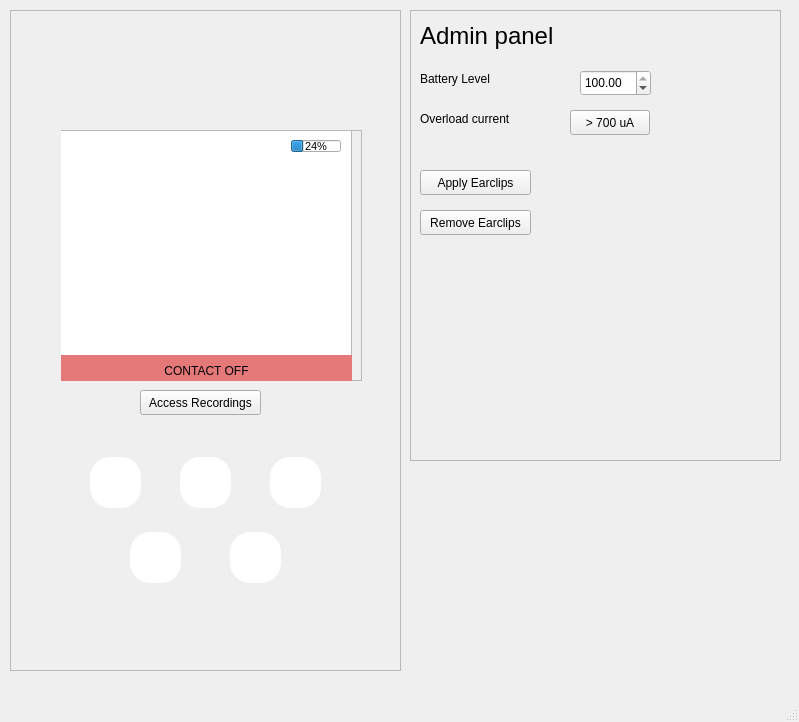
<?xml version="1.0" encoding="UTF-8"?>
<ui version="4.0">
 <class>MainWindow</class>
 <widget class="QMainWindow" name="MainWindow">
  <property name="geometry">
   <rect>
    <x>0</x>
    <y>0</y>
    <width>799</width>
    <height>722</height>
   </rect>
  </property>
  <property name="windowTitle">
   <string>MainWindow</string>
  </property>
  <widget class="QWidget" name="centralwidget">
   <widget class="QFrame" name="deviceFrame">
    <property name="geometry">
     <rect>
      <x>10</x>
      <y>10</y>
      <width>391</width>
      <height>661</height>
     </rect>
    </property>
    <property name="autoFillBackground">
     <bool>false</bool>
    </property>
    <property name="frameShape">
     <enum>QFrame::StyledPanel</enum>
    </property>
    <property name="frameShadow">
     <enum>QFrame::Raised</enum>
    </property>
    <widget class="QPushButton" name="powerButton">
     <property name="geometry">
      <rect>
       <x>160</x>
       <y>600</y>
       <width>71</width>
       <height>41</height>
      </rect>
     </property>
     <property name="styleSheet">
      <string notr="true">QPushButton {
image: url(:/images/power.svg);
background-color: transparent;
border-radius: 20px;
}

QPushButton:pressed {
        background-color: #3d3d70;
}</string>
     </property>
     <property name="text">
      <string/>
     </property>
    </widget>
    <widget class="QPushButton" name="decreaseCurrentButton">
     <property name="geometry">
      <rect>
       <x>120</x>
       <y>522</y>
       <width>51</width>
       <height>51</height>
      </rect>
     </property>
     <property name="styleSheet">
      <string notr="true">QPushButton {
image: url(:/images/decrease.svg);
background-color: #ffffff;
border-radius: 20px;
}

QPushButton:pressed {
        background-color: #3d3d70;
}</string>
     </property>
     <property name="text">
      <string/>
     </property>
    </widget>
    <widget class="QPushButton" name="increaseCurrentButton">
     <property name="geometry">
      <rect>
       <x>220</x>
       <y>522</y>
       <width>51</width>
       <height>51</height>
      </rect>
     </property>
     <property name="styleSheet">
      <string notr="true">QPushButton {
image: url(:/images/increase.svg);
background-color: #ffffff;
border-radius: 20px;
}

QPushButton:pressed {
        background-color: #3d3d70;
}</string>
     </property>
     <property name="text">
      <string/>
     </property>
    </widget>
    <widget class="QPushButton" name="changeCountdownButton">
     <property name="geometry">
      <rect>
       <x>80</x>
       <y>447</y>
       <width>51</width>
       <height>51</height>
      </rect>
     </property>
     <property name="styleSheet">
      <string notr="true">QPushButton {
image: url(:/images/timer.svg);
background-color: #ffffff;
border-radius: 20px;
}

QPushButton:pressed {
        background-color: #3d3d70;
}
</string>
     </property>
     <property name="text">
      <string/>
     </property>
    </widget>
    <widget class="QGraphicsView" name="cesBackground">
     <property name="geometry">
      <rect>
       <x>10</x>
       <y>12</y>
       <width>371</width>
       <height>641</height>
      </rect>
     </property>
     <property name="styleSheet">
      <string notr="true">border-image: url(:/images/stimmer.svg);
background-color: rgba(255, 255, 255, 0);</string>
     </property>
    </widget>
    <widget class="QPushButton" name="changeWaveFormButton">
     <property name="geometry">
      <rect>
       <x>170</x>
       <y>447</y>
       <width>51</width>
       <height>51</height>
      </rect>
     </property>
     <property name="styleSheet">
      <string notr="true">QPushButton {
image: url(:/images/wave.svg);
background-color: #ffffff;
border-radius: 20px;
}

QPushButton:pressed {
        background-color: #3d3d70;
}</string>
     </property>
     <property name="text">
      <string/>
     </property>
    </widget>
    <widget class="QPushButton" name="changeFreqButton">
     <property name="geometry">
      <rect>
       <x>260</x>
       <y>447</y>
       <width>51</width>
       <height>51</height>
      </rect>
     </property>
     <property name="styleSheet">
      <string notr="true">QPushButton {
image: url(:/images/freq.svg);
background-color: #ffffff;
border-radius: 20px;
}

QPushButton:pressed {
        background-color: #3d3d70;
}</string>
     </property>
     <property name="text">
      <string/>
     </property>
    </widget>
    <widget class="QPushButton" name="recordTreatmentButton">
     <property name="geometry">
      <rect>
       <x>160</x>
       <y>400</y>
       <width>71</width>
       <height>41</height>
      </rect>
     </property>
     <property name="styleSheet">
      <string notr="true">QPushButton {
image: url(:/images/save.svg);
background-color: transparent;
border-radius: 20px;
}

QPushButton:pressed {
        background-color: #ffffff;
}</string>
     </property>
     <property name="text">
      <string/>
     </property>
    </widget>
    <widget class="QFrame" name="displayFrame">
     <property name="geometry">
      <rect>
       <x>51</x>
       <y>120</y>
       <width>301</width>
       <height>251</height>
      </rect>
     </property>
     <property name="frameShape">
      <enum>QFrame::StyledPanel</enum>
     </property>
     <property name="frameShadow">
      <enum>QFrame::Raised</enum>
     </property>
     <widget class="QGraphicsView" name="powerOffView">
      <property name="geometry">
       <rect>
        <x>-10</x>
        <y>0</y>
        <width>301</width>
        <height>251</height>
       </rect>
      </property>
      <property name="styleSheet">
       <string notr="true">background-color: #000000;</string>
      </property>
     </widget>
     <widget class="QGraphicsView" name="mainView">
      <property name="geometry">
       <rect>
        <x>-10</x>
        <y>0</y>
        <width>301</width>
        <height>251</height>
       </rect>
      </property>
     </widget>
     <widget class="QProgressBar" name="batteryLevelBar">
      <property name="geometry">
       <rect>
        <x>230</x>
        <y>10</y>
        <width>50</width>
        <height>12</height>
       </rect>
      </property>
      <property name="font">
       <font>
        <pointsize>8</pointsize>
       </font>
      </property>
      <property name="value">
       <number>24</number>
      </property>
     </widget>
     <widget class="QLabel" name="earclipsOnOffLabel">
      <property name="geometry">
       <rect>
        <x>0</x>
        <y>225</y>
        <width>291</width>
        <height>31</height>
       </rect>
      </property>
      <property name="styleSheet">
       <string notr="true">background-color: rgb(229, 121, 121);</string>
      </property>
      <property name="text">
       <string>CONTACT OFF</string>
      </property>
      <property name="alignment">
       <set>Qt::AlignCenter</set>
      </property>
     </widget>
     <widget class="QLabel" name="waveFormViewIcon">
      <property name="geometry">
       <rect>
        <x>93</x>
        <y>160</y>
        <width>35</width>
        <height>35</height>
       </rect>
      </property>
      <property name="styleSheet">
       <string notr="true">image: url(:/images/wave.svg);
background-color: #ffffff;
border-radius: 20px;</string>
      </property>
      <property name="text">
       <string/>
      </property>
     </widget>
     <widget class="QLabel" name="timerIconView">
      <property name="geometry">
       <rect>
        <x>20</x>
        <y>160</y>
        <width>35</width>
        <height>35</height>
       </rect>
      </property>
      <property name="styleSheet">
       <string notr="true">image: url(:/images/timer.svg);
background-color: #ffffff;
border-radius: 20px;</string>
      </property>
      <property name="text">
       <string/>
      </property>
     </widget>
     <widget class="QLabel" name="freqIconView">
      <property name="geometry">
       <rect>
        <x>165</x>
        <y>160</y>
        <width>35</width>
        <height>35</height>
       </rect>
      </property>
      <property name="styleSheet">
       <string notr="true">image: url(:/images/freq.svg);
background-color: #ffffff;
border-radius: 20px;</string>
      </property>
      <property name="text">
       <string/>
      </property>
     </widget>
     <widget class="QLabel" name="currentIconView">
      <property name="geometry">
       <rect>
        <x>237</x>
        <y>160</y>
        <width>35</width>
        <height>35</height>
       </rect>
      </property>
      <property name="styleSheet">
       <string notr="true">image: url(:/images/currentIcon.svg);
background-color: #ffffff;
border-radius: 20px;</string>
      </property>
      <property name="text">
       <string/>
      </property>
     </widget>
     <widget class="QLabel" name="timerLabel">
      <property name="geometry">
       <rect>
        <x>10</x>
        <y>200</y>
        <width>54</width>
        <height>17</height>
       </rect>
      </property>
      <property name="font">
       <font>
        <pointsize>10</pointsize>
       </font>
      </property>
      <property name="text">
       <string/>
      </property>
      <property name="alignment">
       <set>Qt::AlignCenter</set>
      </property>
     </widget>
     <widget class="QLabel" name="waveFormLabel">
      <property name="geometry">
       <rect>
        <x>83</x>
        <y>200</y>
        <width>54</width>
        <height>17</height>
       </rect>
      </property>
      <property name="font">
       <font>
        <pointsize>10</pointsize>
       </font>
      </property>
      <property name="text">
       <string/>
      </property>
      <property name="alignment">
       <set>Qt::AlignCenter</set>
      </property>
     </widget>
     <widget class="QLabel" name="freqLabel">
      <property name="geometry">
       <rect>
        <x>156</x>
        <y>200</y>
        <width>54</width>
        <height>17</height>
       </rect>
      </property>
      <property name="font">
       <font>
        <pointsize>10</pointsize>
       </font>
      </property>
      <property name="text">
       <string/>
      </property>
      <property name="alignment">
       <set>Qt::AlignCenter</set>
      </property>
     </widget>
     <widget class="QLabel" name="currentLabel">
      <property name="geometry">
       <rect>
        <x>229</x>
        <y>200</y>
        <width>54</width>
        <height>17</height>
       </rect>
      </property>
      <property name="font">
       <font>
        <pointsize>10</pointsize>
       </font>
      </property>
      <property name="text">
       <string/>
      </property>
      <property name="alignment">
       <set>Qt::AlignCenter</set>
      </property>
     </widget>
     <widget class="QLabel" name="countdownTimer">
      <property name="geometry">
       <rect>
        <x>0</x>
        <y>60</y>
        <width>291</width>
        <height>71</height>
       </rect>
      </property>
      <property name="font">
       <font>
        <family>Liberation Mono</family>
        <pointsize>30</pointsize>
        <weight>75</weight>
        <bold>true</bold>
       </font>
      </property>
      <property name="text">
       <string/>
      </property>
      <property name="alignment">
       <set>Qt::AlignCenter</set>
      </property>
     </widget>
    </widget>
    <widget class="QPushButton" name="accessRecordingsButton">
     <property name="geometry">
      <rect>
       <x>130</x>
       <y>380</y>
       <width>121</width>
       <height>25</height>
      </rect>
     </property>
     <property name="text">
      <string>Access Recordings</string>
     </property>
    </widget>
    <zorder>displayFrame</zorder>
    <zorder>cesBackground</zorder>
    <zorder>powerButton</zorder>
    <zorder>decreaseCurrentButton</zorder>
    <zorder>increaseCurrentButton</zorder>
    <zorder>changeCountdownButton</zorder>
    <zorder>changeWaveFormButton</zorder>
    <zorder>changeFreqButton</zorder>
    <zorder>recordTreatmentButton</zorder>
    <zorder>accessRecordingsButton</zorder>
   </widget>
   <widget class="QFrame" name="adminFrame">
    <property name="geometry">
     <rect>
      <x>410</x>
      <y>10</y>
      <width>371</width>
      <height>451</height>
     </rect>
    </property>
    <property name="frameShape">
     <enum>QFrame::StyledPanel</enum>
    </property>
    <property name="frameShadow">
     <enum>QFrame::Raised</enum>
    </property>
    <widget class="QPushButton" name="applyEarclipsButton">
     <property name="geometry">
      <rect>
       <x>10</x>
       <y>160</y>
       <width>111</width>
       <height>25</height>
      </rect>
     </property>
     <property name="text">
      <string>Apply Earclips</string>
     </property>
    </widget>
    <widget class="QPushButton" name="removeEarclipsButton">
     <property name="geometry">
      <rect>
       <x>10</x>
       <y>200</y>
       <width>111</width>
       <height>25</height>
      </rect>
     </property>
     <property name="text">
      <string>Remove Earclips</string>
     </property>
    </widget>
    <widget class="QLabel" name="adminTitle">
     <property name="geometry">
      <rect>
       <x>10</x>
       <y>10</y>
       <width>151</width>
       <height>31</height>
      </rect>
     </property>
     <property name="font">
      <font>
       <pointsize>18</pointsize>
      </font>
     </property>
     <property name="text">
      <string>Admin panel</string>
     </property>
    </widget>
    <widget class="QLabel" name="batteryLevelLabel">
     <property name="geometry">
      <rect>
       <x>10</x>
       <y>60</y>
       <width>91</width>
       <height>17</height>
      </rect>
     </property>
     <property name="text">
      <string>Battery Level</string>
     </property>
    </widget>
    <widget class="QDoubleSpinBox" name="batteryLevel">
     <property name="geometry">
      <rect>
       <x>170</x>
       <y>60</y>
       <width>71</width>
       <height>26</height>
      </rect>
     </property>
     <property name="maximum">
      <double>100.000000000000000</double>
     </property>
     <property name="value">
      <double>100.000000000000000</double>
     </property>
    </widget>
    <widget class="QLabel" name="currentLevelLabel">
     <property name="geometry">
      <rect>
       <x>10</x>
       <y>100</y>
       <width>131</width>
       <height>17</height>
      </rect>
     </property>
     <property name="text">
      <string>Overload current</string>
     </property>
    </widget>
    <widget class="QPushButton" name="currentOverloadButton">
     <property name="geometry">
      <rect>
       <x>160</x>
       <y>100</y>
       <width>80</width>
       <height>25</height>
      </rect>
     </property>
     <property name="text">
      <string>&gt; 700 uA</string>
     </property>
    </widget>
   </widget>
  </widget>
  <widget class="QMenuBar" name="menubar">
   <property name="geometry">
    <rect>
     <x>0</x>
     <y>0</y>
     <width>799</width>
     <height>22</height>
    </rect>
   </property>
  </widget>
  <widget class="QStatusBar" name="statusbar"/>
 </widget>
 <resources/>
 <connections/>
</ui>
